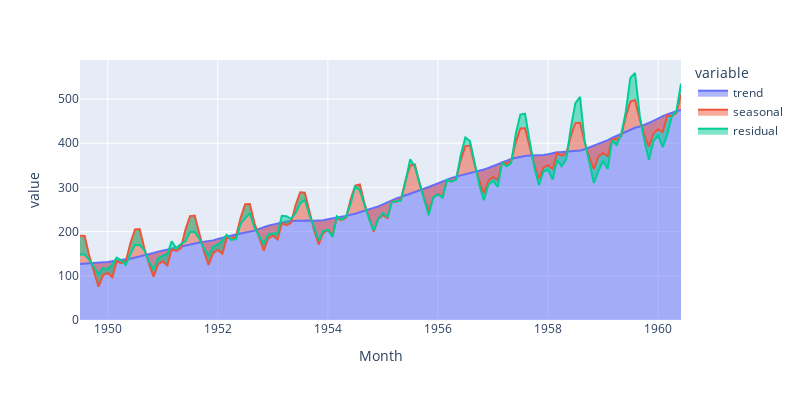

Here is the notebook cell this chart was saved with:
### Code cell
px.area(df_component, x=df_component.index, y=['trend','seasonal','residual'], width=800, height=400)

### Figure 1 — Plotly figure (JSON) as saved in the notebook; plotly's stock layout.template omitted (floating-point values rounded to 4 significant figures; data arrays with more than 128 entries replaced by an {"elided": "..."} marker saying what was removed)
{"data": [{"fillpattern": {"shape": ""}, "hovertemplate": "variable=trend<br>Month=%{x}<br>value=%{y}<extra></extra>", "legendgroup": "trend", "line": {"color": "#636efa"}, "marker": {"symbol": "circle"}, "mode": "lines", "name": "trend", "orientation": "v", "showlegend": true, "stackgroup": "1", "type": "scatter", "x": {"elided": "132 str values"}, "xaxis": "x", "y": {"elided": "132 float values"}, "yaxis": "y"}, {"fillpattern": {"shape": ""}, "hovertemplate": "variable=seasonal<br>Month=%{x}<br>value=%{y}<extra></extra>", "legendgroup": "seasonal", "line": {"color": "#EF553B"}, "marker": {"symbol": "circle"}, "mode": "lines", "name": "seasonal", "orientation": "v", "showlegend": true, "stackgroup": "1", "type": "scatter", "x": {"elided": "132 str values"}, "xaxis": "x", "y": {"elided": "132 float values"}, "yaxis": "y"}, {"fillpattern": {"shape": ""}, "hovertemplate": "variable=residual<br>Month=%{x}<br>value=%{y}<extra></extra>", "legendgroup": "residual", "line": {"color": "#00cc96"}, "marker": {"symbol": "circle"}, "mode": "lines", "name": "residual", "orientation": "v", "showlegend": true, "stackgroup": "1", "type": "scatter", "x": {"elided": "132 str values"}, "xaxis": "x", "y": {"elided": "132 float values"}, "yaxis": "y"}], "layout": {"height": 400, "legend": {"title": {"text": "variable"}, "tracegroupgap": 0}, "margin": {"t": 60}, "width": 800, "xaxis": {"anchor": "y", "domain": [0, 1], "title": {"text": "Month"}}, "yaxis": {"anchor": "x", "domain": [0, 1], "title": {"text": "value"}}}}
